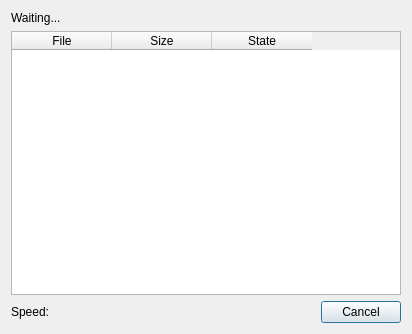
<?xml version="1.0" encoding="UTF-8"?>
<ui version="4.0">
 <class>UpdateManger</class>
 <widget class="QDialog" name="UpdateManger">
  <property name="geometry">
   <rect>
    <x>0</x>
    <y>0</y>
    <width>412</width>
    <height>334</height>
   </rect>
  </property>
  <property name="windowTitle">
   <string>UpdateManger</string>
  </property>
  <layout class="QVBoxLayout" name="verticalLayout">
   <item>
    <widget class="QLabel" name="label">
     <property name="styleSheet">
      <string notr="true">font: 75 12pt &quot;微软雅黑&quot;;</string>
     </property>
     <property name="text">
      <string>Waiting...</string>
     </property>
    </widget>
   </item>
   <item>
    <widget class="QTableWidget" name="tableWidget">
     <property name="sizePolicy">
      <sizepolicy hsizetype="Expanding" vsizetype="Expanding">
       <horstretch>0</horstretch>
       <verstretch>0</verstretch>
      </sizepolicy>
     </property>
     <property name="editTriggers">
      <set>QAbstractItemView::NoEditTriggers</set>
     </property>
     <property name="showGrid">
      <bool>false</bool>
     </property>
     <attribute name="horizontalHeaderDefaultSectionSize">
      <number>100</number>
     </attribute>
     <attribute name="horizontalHeaderShowSortIndicator" stdset="0">
      <bool>false</bool>
     </attribute>
     <attribute name="horizontalHeaderShowSortIndicator" stdset="0">
      <bool>false</bool>
     </attribute>
     <attribute name="horizontalHeaderDefaultSectionSize">
      <number>100</number>
     </attribute>
     <column>
      <property name="text">
       <string>File</string>
      </property>
     </column>
     <column>
      <property name="text">
       <string>Size</string>
      </property>
     </column>
     <column>
      <property name="text">
       <string>State</string>
      </property>
     </column>
    </widget>
   </item>
   <item>
    <layout class="QHBoxLayout" name="horizontalLayout">
     <item>
      <widget class="QLabel" name="speedLabel">
       <property name="styleSheet">
        <string notr="true">font: 75 9pt &quot;微软雅黑&quot;;</string>
       </property>
       <property name="text">
        <string>Speed:</string>
       </property>
      </widget>
     </item>
     <item>
      <spacer name="horizontalSpacer">
       <property name="orientation">
        <enum>Qt::Horizontal</enum>
       </property>
       <property name="sizeHint" stdset="0">
        <size>
         <width>40</width>
         <height>20</height>
        </size>
       </property>
      </spacer>
     </item>
     <item>
      <widget class="QPushButton" name="cancelBtn">
       <property name="maximumSize">
        <size>
         <width>150</width>
         <height>100</height>
        </size>
       </property>
       <property name="text">
        <string>Cancel</string>
       </property>
      </widget>
     </item>
    </layout>
   </item>
  </layout>
 </widget>
 <layoutdefault spacing="6" margin="11"/>
 <resources/>
 <connections/>
</ui>
